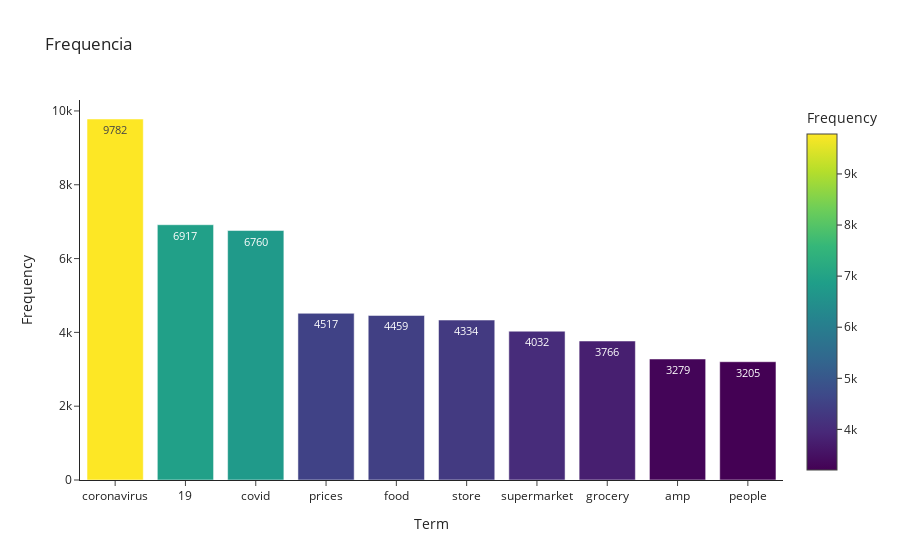

The code cell stored with this chart in its notebook:
### Code cell
freq_df = whole_string(df['OriginalTweet'])
top_10 = freq_df[:10]

fig = px.bar(top_10, x = 'Term', y = 'Frequency',text = 'Frequency', color='Frequency',
             color_discrete_sequence=px.colors.sequential.PuBuGn, title = 'Frequencia',
             template = 'simple_white')
    
fig.update_traces(textposition='inside',
                  textfont_size=11)
fig.show()

### Figure 1 — Plotly figure (JSON) as saved in the notebook; plotly's stock layout.template omitted (floating-point values rounded to 4 significant figures)
{"data": [{"alignmentgroup": "True", "hovertemplate": "Term=%{x}<br>Frequency=%{marker.color}<extra></extra>", "legendgroup": "", "marker": {"color": [9782, 6917, 6760, 4517, 4459, 4334, 4032, 3766, 3279, 3205], "coloraxis": "coloraxis", "pattern": {"shape": ""}}, "name": "", "offsetgroup": "", "orientation": "v", "showlegend": false, "text": [9782, 6917, 6760, 4517, 4459, 4334, 4032, 3766, 3279, 3205], "textfont": {"size": 11}, "textposition": "inside", "type": "bar", "x": ["coronavirus", "19", "covid", "prices", "food", "store", "supermarket", "grocery", "amp", "people"], "xaxis": "x", "y": [9782, 6917, 6760, 4517, 4459, 4334, 4032, 3766, 3279, 3205], "yaxis": "y"}], "layout": {"barmode": "relative", "coloraxis": {"colorbar": {"title": {"text": "Frequency"}}, "colorscale": [[0, "#440154"], [0.1111, "#482878"], [0.2222, "#3e4989"], [0.3333, "#31688e"], [0.4444, "#26828e"], [0.5556, "#1f9e89"], [0.6667, "#35b779"], [0.7778, "#6ece58"], [0.8889, "#b5de2b"], [1, "#fde725"]]}, "legend": {"tracegroupgap": 0}, "title": {"text": "Frequencia"}, "xaxis": {"anchor": "y", "domain": [0, 1], "title": {"text": "Term"}}, "yaxis": {"anchor": "x", "domain": [0, 1], "title": {"text": "Frequency"}}}}
